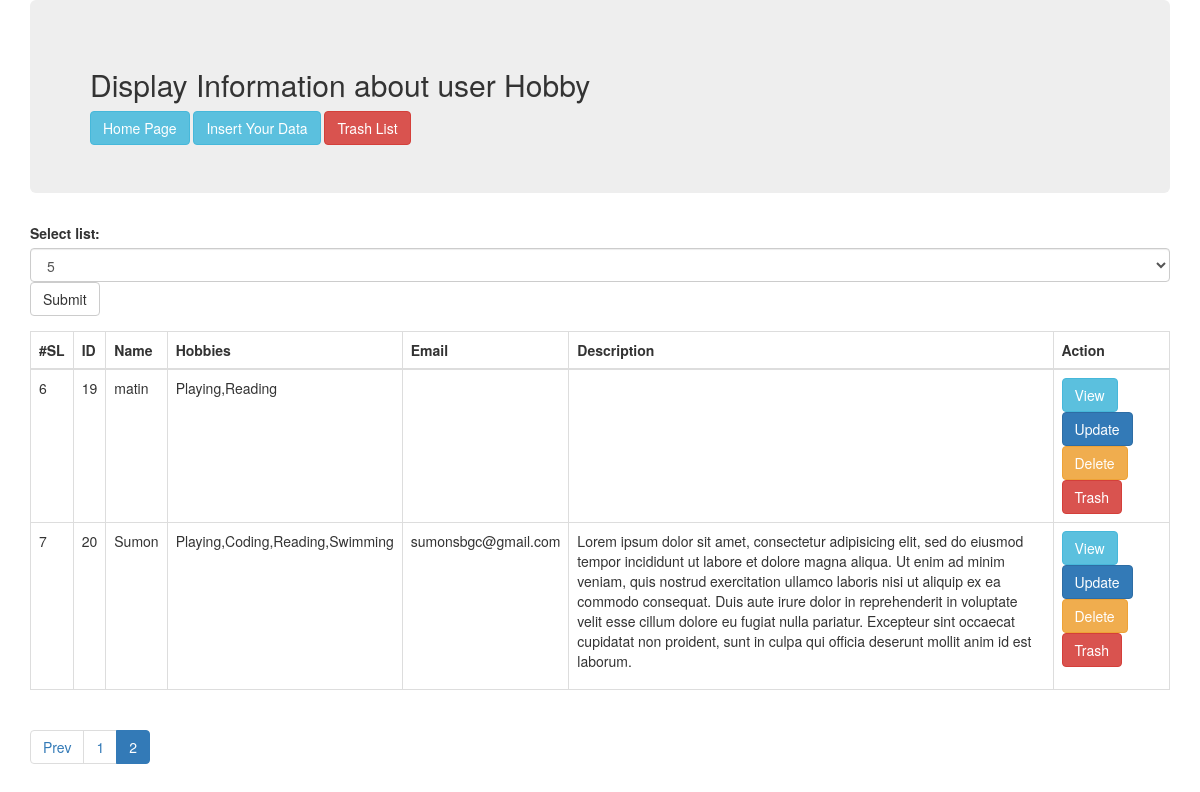
The page /views/SEIP128014/Hobby/index.php?pageNumber=2 on the database its author committed.
### tables this page shows
CREATE TABLE IF NOT EXISTS `hobby` (
  `id` int(11) NOT NULL AUTO_INCREMENT,
  `name` varchar(50) NOT NULL,
  `email` varchar(255) NOT NULL,
  `description` text NOT NULL,
  `hobby` varchar(255) NOT NULL,
  `trash_at` varchar(11) DEFAULT NULL,
  PRIMARY KEY (`id`)
);

### src/Bitm/SEIP128014/Hobby/Hobby.php (called while the page is built, shortened)
<?php
class Hobby
{
    public $conn;
    public function count(){
        $sql = "SELECT COUNT(*) AS totalItem FROM `atomicprojectb20`.`hobby` WHERE `trash_at` IS NULL";
        $result = $this->conn->query($sql);
        $row = $result->fetch_object();
        return $row->totalItem;
    }
    public function paginator($pageStartFrom=0,$limit=5){
        $sql = "SELECT * FROM `hobby` WHERE `trash_at` IS NULL LIMIT {$pageStartFrom},{$limit}";
        $result = $this->conn->query($sql);
        $allHobby = array();
        if($result){
            while($row = $result->fetch_object()){
                $allHobby[]=$row;
            }
        }
        return $allHobby;
    }
    public function __construct()
    {
        $this->conn = new \mysqli("localhost","root","","atomicprojectb20") or die ("Sorry Your connection is fail");
    }
}

### views/SEIP128014/Hobby/index.php (the view, shortened to what this page needs)
<?php
$hobby = new Hobby();
$itemPerPage=$_SESSION['itemPerPage'];
$totalItem=$hobby->count();
$totalPage = ceil($totalItem/$itemPerPage);
$pagination = "";
if(array_key_exists('pageNumber',$_GET)){
    $pageNumber = $_GET['pageNumber'];
}else{
    $pageNumber = 1;
}
for($i=1; $i<=$totalPage; $i++){
    $class = ($i==$pageNumber)? "active" : "";
    $pagination.="<li class='$class'><a href='index.php?pageNumber=$i'>$i</a></li>";
}
$pageStartFrom = $itemPerPage*($pageNumber-1);
$hobbyData = $hobby->paginator($pageStartFrom,$itemPerPage);
?>
<!DOCTYPE html>
<html lang="en">
<head>
    <link href="../../../resource/bootstrap/css/bootstrap.min.css" rel="stylesheet">
</head>
<body>
<div class="container">
    <div class="row">
        <div class="col-lg-12">
            <div class="jumbotron">
                <h2>Display Information about user Hobby</h2>
                <div class="menu">
                    <a class="btn btn-info" href="../../../index.php">Home Page</a>
                    <a class="btn btn-info" href="create.php">Insert Your Data</a>
                    <a href="trashList.php" class="btn btn-danger">Trash List</a>
                </div>
            </div>
            <div class="floatLeft">
                <div class="form-group">
                    <form role="form" action="">
                        <label for="sel1">Select list:</label>
                        <select class="form-control" id="sel1" name="itemPerPage">
                            <option <?php if($itemPerPage == 5){echo "selected"; } ?>>5</option>
                        </select>
                        <input class="btn btn-default" type="submit" value="Submit" name="submit">
                    </form>
                </div>
            </div>
            <div class="table-responsive">
                <table class="table table-bordered">
                    <thead>
                        <tr>
                            <th>#SL</th>
                            <th>ID</th>
                            <th>Name</th>
                            <th>Hobbies</th>
                            <th>Email</th>
                            <th>Description</th>
                            <th>Action</th>
                        </tr>
                    </thead>
                    <tbody>
                    <?php
                        $sl = 0;
                        foreach($hobbyData as $Hobby){
                            $sl++;
                    ?>
                        <tr>
                            <td><?php echo $sl+$pageStartFrom; ?></td>
                            <td><?php echo $Hobby->id;?></td>
                            <td><?php echo $Hobby->name;?></td>
                            <td><?php echo $Hobby->hobby;?></td>
                            <td><?php echo $Hobby->email; ?></td>
                            <td><?php echo $Hobby->description; ?></td>
                            <td>
                                <a class="btn btn-info" href="view.php?id=<?php echo $Hobby->id; ?>">View</a>
                                <a class="btn btn-primary" href="edit.php?id=<?php echo $Hobby->id; ?>">Update</a>
                                <a class="btn btn-warning" href="delete.php?id=<?php echo $Hobby->id; ?>">Delete</a>
                                <a class="btn btn-danger" href="trash.php?id=<?php echo $Hobby->id; ?>">Trash</a>
                            </td>
                        </tr>
                    <?php } ?>
                    </tbody>
                </table>
            </div>
            <ul class="pagination">
                <?php if( $pageNumber > 1 ): ?>
                    <li><a href="index.php?pageNumber=<?php $prev = $pageNumber-1; echo $prev; ?>">Prev</a></li>
                <?php endif; ?>
                <?php echo $pagination; ?>
            </ul>
        </div>
    </div>
</div>
</body>
</html>

### rows shown on the page
hobby: pageStartFrom "6", id "19", name "matin", hobby "Playing,Reading"
hobby: pageStartFrom "7", id "20", name "Sumon", hobby "Playing,Coding,Reading,Swimming", email "sumonsbgc@gmail.com", description "Lorem ipsum dolor sit amet, consectetur adipisicing elit, sed do eiusmod tempor incididunt ut labore et dolore magna aliqua. Ut enim ad minim veniam, quis nostrud exercitation ullamco laboris nisi ut aliquip ex ea commodo consequat. Duis aute irure dolor in reprehenderit in voluptate velit esse cillum dolore eu fugiat nulla pariatur. Excepteur sint occaecat cupidatat non proident, sunt in culpa qui officia deserunt mollit anim id est laborum."
